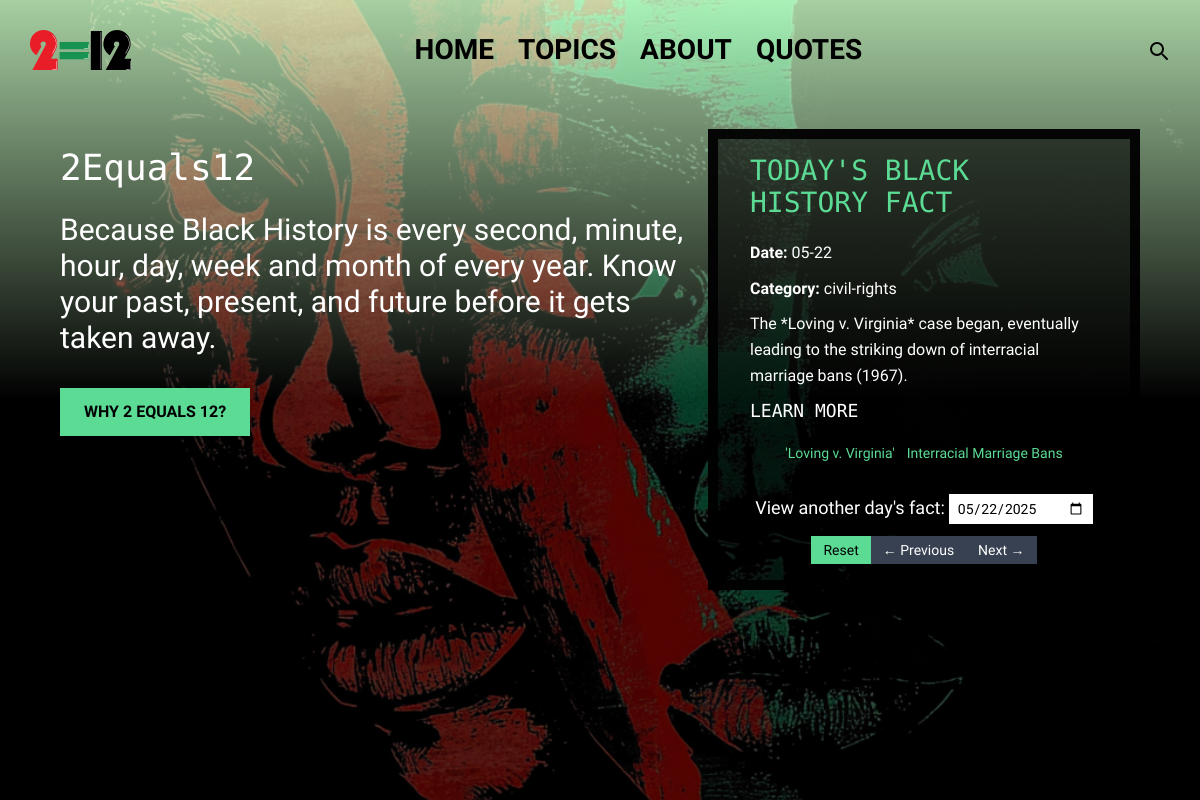
Before: / with the older database file.
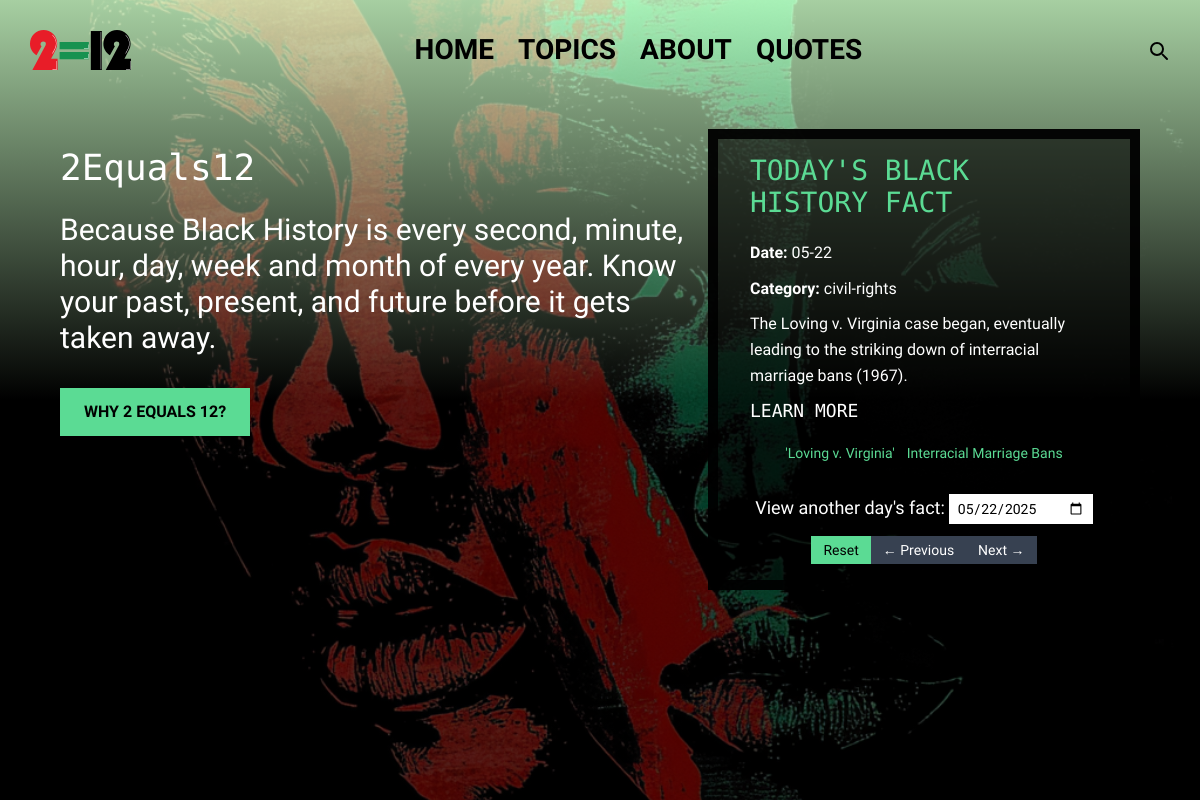
After: the same page with the newer database file.
### tables this page shows
CREATE TABLE facts (
    date TEXT PRIMARY KEY,
    fact TEXT,
    category TEXT,
    tags TEXT
);

### app.py (the view)
@app.route("/")
def index():
    selected_day = request.args.get("day")
    today = datetime.today().date()
    try:
        selected_date = datetime.strptime(selected_day, "%Y-%m-%d").date() if selected_day else today
    except ValueError:
        selected_date = today
    mm_dd = selected_date.strftime("%m-%d")
    current_date = selected_date.strftime("%Y-%m-%d")
    prev_date = (selected_date - timedelta(days=1)).strftime("%Y-%m-%d")
    next_date = (selected_date + timedelta(days=1)).strftime("%Y-%m-%d")
    fact = get_fact_by_date(mm_dd)
    return render_template(
        "index.html",
        fact=fact,
        tags=get_tags_from_fact(fact.get('tags', '')),
        current_date=current_date,
        prev_date=prev_date,
        next_date=next_date
    )

### app.py (called while the page is built)
@app.context_processor
def inject_all_tags():
    categories_tags = get_all_categories_and_tags()
    all_tags = []
    for tags in categories_tags.values():
        all_tags.extend(tags)
    return dict(all_tags=sorted(set(all_tags)))

### utils.py (called while the page is built, shortened)
def get_fact_by_date(mm_dd, rotate_index=None):
    conn = sqlite3.connect("facts.db")
    conn.row_factory = sqlite3.Row
    cur = conn.cursor()
    cur.execute("SELECT * FROM facts WHERE date = ?", (mm_dd,))
    rows = cur.fetchall()
    conn.close()
    if rotate_index is not None:
        return dict(rows[rotate_index % len(rows)])
    return dict(random.choice(rows))

def get_tags_from_fact(tags_string):
    if not tags_string:
        return []
    tags = [tag.strip() for tag in tags_string.split(",") if tag.strip()]
    banned_words = {"The", "A", "An", "Of", "On", "In", "At", "And", "For", "To", "From"}
    cleaned_tags = [tag for tag in tags if tag not in banned_words and len(tag) > 2]
    return cleaned_tags

def get_all_categories_and_tags():
    conn = sqlite3.connect("facts.db")
    conn.row_factory = sqlite3.Row
    cur = conn.cursor()
    cur.execute("SELECT category, tags FROM facts")
    rows = cur.fetchall()
    conn.close()
    categories = {}
    for row in rows:
        category = row["category"].strip() if row["category"] else "Other"
        tags = [tag.strip() for tag in row["tags"].split(",")] if row["tags"] else []
        if category not in categories:
            categories[category] = set()
        categories[category].update(tags)
    for cat in categories:
        categories[cat] = sorted(categories[cat])
    return dict(sorted(categories.items()))

### templates/index.html (shortened to what this page needs)
{% extends "layout.html" %}
{% block content %}
<div id="hero" class="home relative min-h-screen flex items-center justify-between px-12 py-10 bg-center bg-cover">
  <div class="absolute inset-0 z-0 hero-overlay"></div>
  <div class="md:w-3/5 py-4 z-10">
    <h1 class="text-4xl mb-6 font-monoton">2Equals12</h1>
    <p class="text-3xl mb-8">
      Because Black History is every second, minute, hour, day, week and month of every year.
      Know your past, present, and future before it gets taken away.
    </p>
    <a href="/about" class="inline-block bg-custom-green bg-custom-green-hover text-black font-bold px-6 py-3 transition">
      WHY 2 EQUALS 12?
    </a>
  </div>
  <div class="md:w-2/5 py-4 z-10 fact-box p-8">
    <h2 class="text-2xl text-custom-green mb-6 uppercase">
      Today's Black History Fact
    </h2>
    <p class="text-lg mb-2"><strong>Date:</strong> {{ fact.date }}</p>
    <p class="text-lg mb-4"><strong>Category:</strong> {{ fact.category }}</p>
    <p class="text-base leading-relaxed mb-6">{{ fact.fact }}</p>
    <h4 class="text-lg font-monoton uppercase mb-4">Learn More</h4>
    <ul class="flex flex-wrap justify-center gap-3 mb-6">
      {% for tag in tags %}
        <li><a href="/explore/{{ tag }}" class="text-custom-green hover:underline text-sm">{{ tag }}</a></li>
      {% endfor %}
    </ul>
    <form method="GET" action="/" class="text-center gap-3 mt-4">
      <label for="select-date" class="text-lg">View another day's fact:</label>
      <input
        type="date"
        id="select-date"
        name="day"
        value="{{ current_date }}"
        onchange="this.form.submit()"
        class="text-black text-sm px-2 py-1 w-36"
      >
      <div class="flex justify-center flex-wrap mt-3">
        <a href="/" class="bg-custom-green bg-custom-green-hover text-black px-3 py-1 text-sm">Reset</a>
        <a href="/?day={{ prev_date }}" class="bg-gray-700 text-white px-3 py-1 text-sm">← Previous</a>
        <a href="/?day={{ next_date }}" class="bg-gray-700 text-white px-3 py-1 text-sm">Next →</a>
      </div>
    </form>
  </div>
</div>
{% endblock %}

### templates/layout.html (shortened to what this page needs)
<!DOCTYPE html>
<html lang="en">
<head>
  <script src="https://cdn.tailwindcss.com"></script>
  <link href="/static/css/styles.css" rel="stylesheet">
</head>
<body class="text-white min-h-screen flex flex-col relative">
  <nav id="main-nav" class="sticky w-full flex justify-between items-center z-50 transition-all duration-500 bg-transparent">
    <div class="flex items-center gap-2">
      <a href="/"><img src="/static/img/logo.svg" alt="2 Equals 12" class="h-10"></a>
    </div>
    <div id="nav-links" class="hidden md:flex gap-6 text-sm uppercase font-semibold text-white transition-all duration-500">
      <a href="/" class="hover:underline">Home</a>
      <a href="/topics" class="hover:underline">Topics</a>
      <a href="/about" class="hover:underline">About</a>
      <a href="/quotes" class="hover:underline">Quotes</a>
    </div>
    <div class="md:flex items-center gap-4">
      <button id="searchToggle" class="focus:outline-none">
        <svg class="w-6 h-6 text-black" fill="none" stroke="currentColor" stroke-width="2" viewBox="0 0 24 24">
          <path stroke-linecap="round" stroke-linejoin="round" d="M21 21l-4.35-4.35M17 11a6 6 0 11-12 0 6 6 0 0112 0z" />
        </svg>
      </button>
    </div>
  </nav>
  {% block content %}{% endblock %}
</body>
</html>

### static/css/styles.css (style rules this page uses)
* { box-sizing: border-box; margin: 0; padding: 0; }
html, body { width: 100%; max-width: 100%; overflow-x: hidden; }
body { background: #000; color: #fff; font-family: 'Oswald', sans-serif; margin-top: 0px; min-height: calc(100vh - 120px); }
h1, h2, h3, h4, h5, h6 { font-family: 'Monoton', sans-serif; }
#main-nav { align-items: center; box-shadow: 0 0 -5px rgba(255,255,255,1); display: flex; height: 100px; padding: 20px 30px; position: fixed; top: 0; width: 100%; z-index: 1000; }
#main-nav a { color: #000; font-size: 28px; text-decoration: none; }
#hero { align-items: baseline; background: center/cover no-repeat; display: flex; justify-content: center; min-height: 100vh; padding: 100px 60px 60px; position: relative; width: 100%; }
.hero-overlay { background-image: linear-gradient(180deg, #cbe6d7 100px, #000000A8 100px); background-attachment: fixed; }
.home .hero-overlay { background-image: linear-gradient(0deg, #000000A8 50%, #CDFFC7CF 100%); background-attachment: unset; }
.fact-box { background-color: #00000099; border: 10px solid #000000E6; padding: 40px 30px; transition: background 0.3s, border 0.3s, border-radius 0.3s, box-shadow 0.3s; z-index: 10; }
.fact-box h2 { color: #5BDB94; font-size: 28px; margin-bottom: 20px; text-transform: uppercase; }
.fact-box p { font-size: 16px; margin: 8px 0; }
.fact-box ul { list-style: none; margin-top: 10px; padding: 0; text-align: center; }
.fact-box ul li { margin-bottom: 5px; }
.fact-box ul li a { color: #5BDB94; text-decoration: none; }
.text-custom-green { color: #5BDB94; }
.bg-custom-green { background-color: #5BDB94; }
@media (min-width: 768px) { h1:not(.home) { padding-top:2rem; } }

Changed rows visible on the page:
changed facts "civil-rights": fact "The *Loving v. Virginia* case began, eventually leading to the striking down of interracial marriage bans (1967)." → "The Loving v. Virginia case began, eventually leading to the striking down of interracial marriage bans (1967)."
